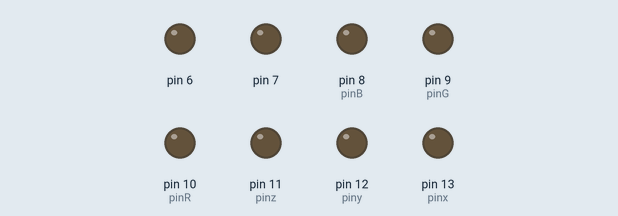
This sketch was run on a simulated Arduino Uno, built with avr-gcc and run on an emulated ATmega328P. Shown: output pins drawn as LEDs (lit = HIGH).

Above: at 0.5 s.
At 1.2 s:
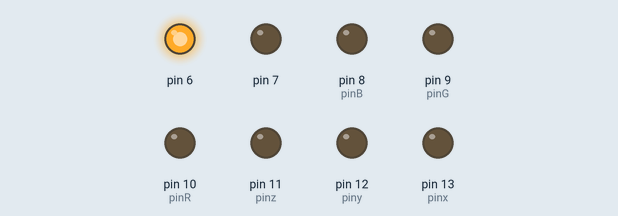
At 2.0 s:
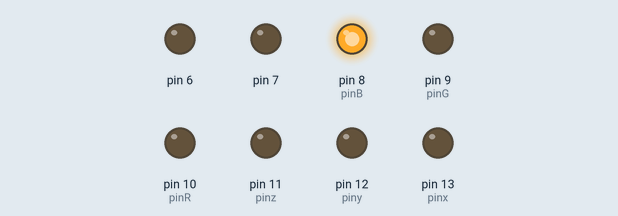
At 3.6 s:
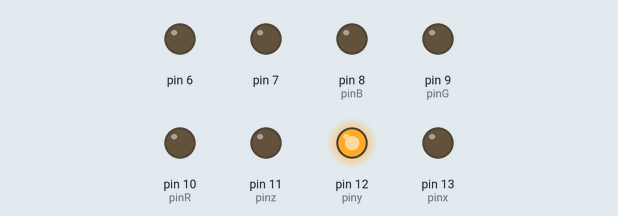
At 7.95 s:
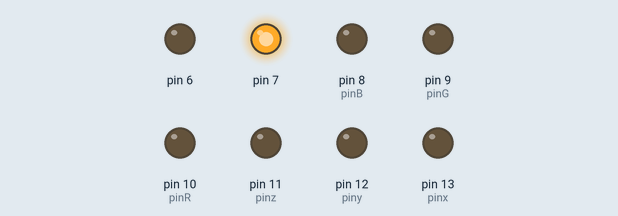
At 13.4 s:
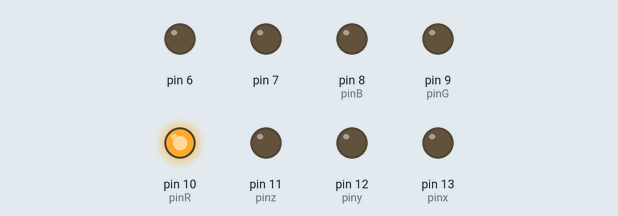
Timing chart, 0 to 13.8 s (numbered marks = the images above):
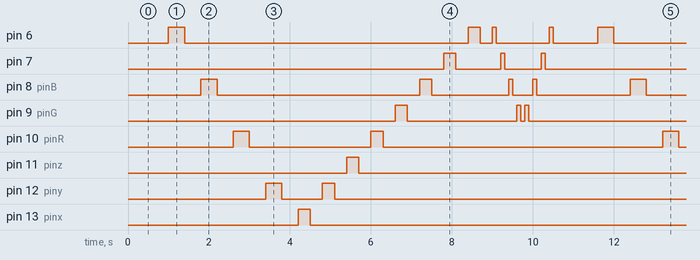

Measured:
- by itself, pin 6: repeats every 10.6 s: LOW 7.0 s, HIGH 0.30 s, LOW 0.30 s, HIGH 0.10 s, LOW 1.3 s, HIGH 0.10 s, LOW 1.1 s, HIGH 0.40 s
- by itself, pin 7: repeats every 10.6 s: LOW 1.1 s, HIGH 0.10 s, LOW 0.90 s, HIGH 0.10 s, LOW 8.1 s, HIGH 0.30 s
- by itself, pin 8 (pinB): repeats every 10.6 s: LOW 5.0 s, HIGH 0.30 s, LOW 1.9 s, HIGH 0.10 s, LOW 0.50 s, HIGH 0.10 s, LOW 2.3 s, HIGH 0.40 s
- by itself, pin 9 (pinG): repeats every 10.6 s: LOW 2.7 s, HIGH 0.10 s, LOW 0.10 s, HIGH 0.10 s, LOW 7.3 s, HIGH 0.30 s
- by itself, pin 10 (pinR): repeats every 10.6 s: LOW 3.0 s, HIGH 0.30 s, LOW 6.9 s, HIGH 0.40 s
- by itself, pin 11 (pinz), pin 13 (pinx): alternates HIGH for 0.30 s and LOW for 10.3 s
- by itself, pin 12 (piny): repeats every 10.6 s: LOW 1.0 s, HIGH 0.30 s, LOW 8.9 s, HIGH 0.40 s

The sketch:

BlinkECA.ino
```cpp
/*

*/
/*//digitalWrite(ledOut, LOW);    // turn the LED off by making the voltage LOW/*
  Blink

  Turns an LED on for one second, then off for one second, repeatedly.

  Most Arduinos have an on-board LED you can control. On the UNO, MEGA and ZERO
  it is attached to digital pin 13, on MKR1000 on pin 6. LED_BUILTIN is set to
  the correct LED pin independent of which board is used.
  If you want to know what pin the on-board LED is connected to on your Arduino
  model, check the Technical Specs of your board at:
  https://www.arduino.cc/en/Main/Products

  modified 8 May 2014
  by Scott Fitzgerald
  modified 2 Sep 2016
  by Arturo Guadalupi
  modified 8 Sep 2016
  by Colby Newman
  Phyllis change  pin 19
  This example code is in the public doma

  http://www.arduino.cc/en/Tutorial/Blink
*/
#define pinB 8
#define pinG 9
#define pinR 10
#define pinz 11
#define piny 12
#define pinx 13
// 6 oct 2019
// the setup function runs once when you press reset or power the board
void setup() {
  // initialize digital pin LED_BUILTIN as an output.

  //  pinMode(pinR, OUTPUT);
  //  pinMode(pinG, OUTPUT);
  //  pinMode(pinB, OUTPUT);
  //  pinMode(pinz, OUTPUT);
  //  pinMode(piny, OUTPUT);
  //  pinMode(pinx, OUTPUT);
  for (int thisPin = 6; thisPin < 14; thisPin = thisPin + 1) {
    pinMode(thisPin, OUTPUT);
  }
  //thisPin= thisPin+1
  //  thisPin        thisPin thisPin thisPin thisPin thisPin
}
//   //   means comment   or documentation
// the loop function runs over and over again forever
void loop() {

  //  digitalWrite(LED_BUILTIN, HIGH);   // turn the LED on (HIGH is the voltage level)
  // digitalWrite(pinR, HIGH);   // turn the LED on (HIGH is the voltage level)
  //]
  delay(1000);
  int d3;
  d3 = 400;
  for (int thisPin = 6; thisPin < 14; thisPin = thisPin + 2) {
    // pinMode(thisPin, OUTPUT);
    digitalWrite(thisPin, HIGH);   // turn the LED on (HIGH is the voltage level)
    delay(d3 );
    digitalWrite(thisPin, LOW);   // turn the LED on (HIGH is the voltage level)
    delay(d3 );
  }
  //
  //  for (int thisPin = 13; thisPin > 5; thisPin = thisPin - 1) {
  //    // pinMode(thisPin, OUTPUT);
  //    digitalWrite(thisPin, HIGH);   // turn the LED on (HIGH is the voltage level)
  //    delay(100 );
  //
  //    digitalWrite(thisPin, LOW);   // turn the LED on (HIGH is the voltage level)
  //    delay(100 );
  //  }

  int d2;
  d2 = 300;
  for (int thisPin = 13; thisPin > 5; thisPin = thisPin - 1) {
    // pinMode(thisPin, OUTPUT);
    digitalWrite(thisPin, HIGH);   // turn the LED on (HIGH is the voltage level)
    delay(d2 );

    digitalWrite(thisPin, LOW);   // turn the LED on (HIGH is the voltage level)
    delay(d2 );
  }

  int d1;
  d1 = 100;
  for (int thisPin = 6; thisPin < 10; thisPin = thisPin + 1) {
    // pinMode(thisPin, OUTPUT);
    digitalWrite(thisPin, HIGH);   // turn the LED on (HIGH is the voltage level)
    delay(d1 );
    digitalWrite(thisPin, LOW);   // turn the LED on (HIGH is the voltage level)
    delay(d1 );
  }

  for (int thisPin = 9; thisPin > 5; thisPin = thisPin - 1) {
    // pinMode(thisPin, OUTPUT);
    digitalWrite(thisPin, HIGH);   // turn the LED on (HIGH is the voltage level)
    delay(d1 );
    digitalWrite(thisPin, LOW);   // turn the LED on (HIGH is the voltage level)
    delay(d1 );
  }

  // wait for a second
}
```
